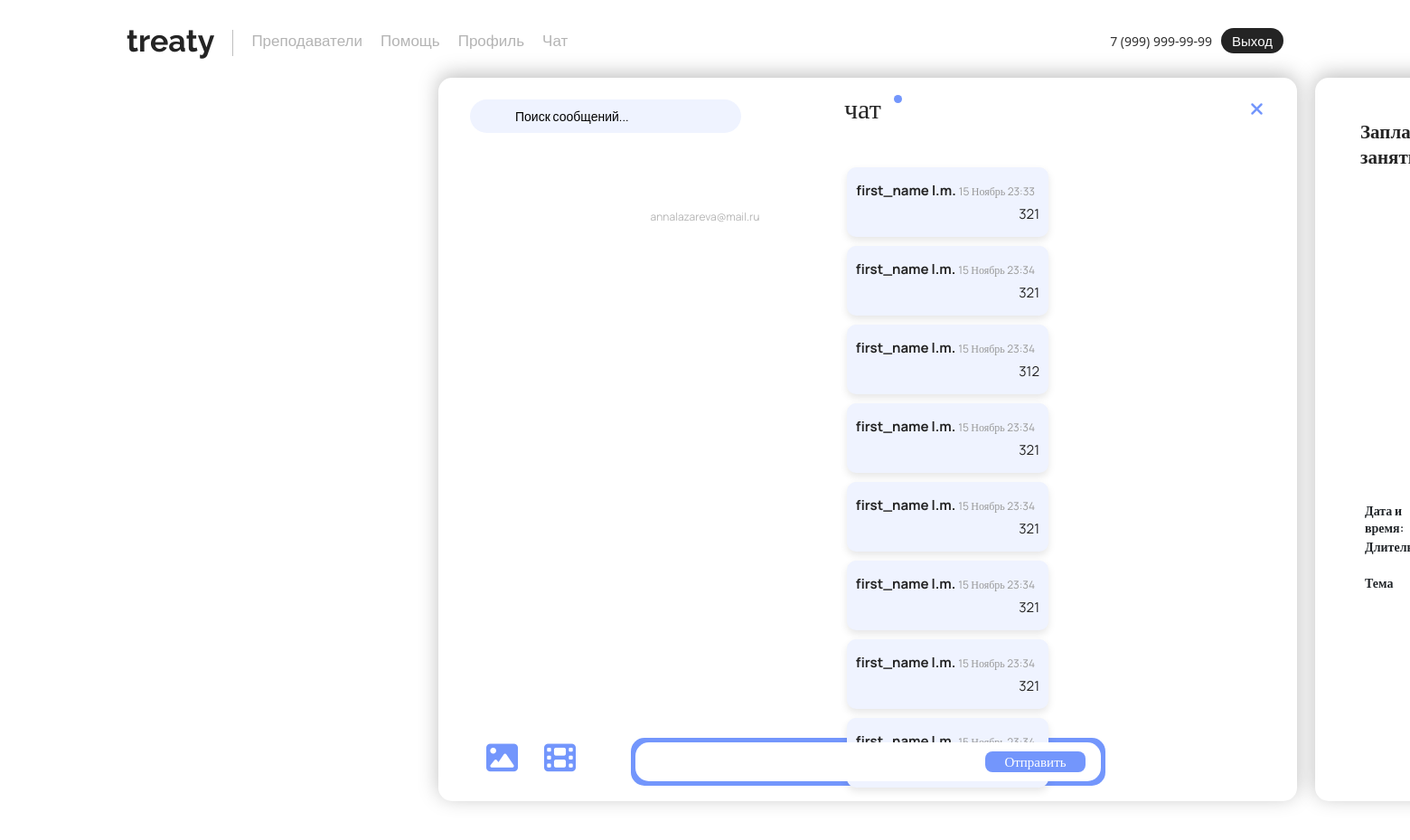
/chats/chat/14/ (signed in), run on the app's committed database.
### main/models.py (models this page shows, shortened)
class CustomUser(AbstractUser):
    username = None
    email = models.EmailField(unique=True)
    birthday = models.DateField(null=True, blank=True)
    phone = models.CharField(max_length=15, blank=True)
    contact = models.CharField(max_length=50, blank=True)
    last_name = models.CharField(max_length=150, blank=False)  # Фамилия
    first_name = models.CharField(max_length=150, blank=False)  # Имя
    middle_name = models.CharField(max_length=150, blank=False)  # Отчество
    avatar = models.ImageField(upload_to='avatars/', null=True, blank=True)
    is_active = models.BooleanField(default=True)
    is_staff = models.BooleanField(default=False)
    is_superuser = models.BooleanField(default=False)
    date_joined = models.DateTimeField(default=timezone.now)
    USERNAME_FIELD = 'email'
    REQUIRED_FIELDS = []
    objects = CustomUserManager()
    def get_display_name(self):
        return f"{self.first_name} {self.last_name[0]}.{self.middle_name[0]}."

### chat/models.py (models this page shows, shortened)
class Message(models.Model):
    sender = models.ForeignKey(CustomUser, on_delete=models.CASCADE, related_name="sent_messages")
    receiver = models.ForeignKey(CustomUser, on_delete=models.CASCADE, related_name="received_messages")
    content = models.TextField()
    timestamp = models.DateTimeField(auto_now_add=True)
    image = models.ImageField(upload_to="message_images/", null=True, blank=True)
    video = models.FileField(upload_to="message_videos/", null=True, blank=True)

### chat/views.py (the view, shortened to what this page needs)
# urls.py: path('', views.chat_view, name='chats'),
@login_required
def chat_view(request, receiver_id):
    try:
        receiver = CustomUser.objects.get(id=receiver_id)
    except CustomUser.DoesNotExist:
        return redirect("chat_list_view")
    messages = Message.objects.filter(
        (Q(sender=request.user) & Q(receiver=receiver) & ~Q(content__icontains="Для Вас назначено новое занятие!")) |
        (Q(sender=receiver) & Q(receiver=request.user))
    ).order_by("timestamp")
    lessons = Lesson.objects.filter(
        Q(teacher=request.user, student=receiver) |
        Q(teacher=receiver, student=request.user)
    ).order_by("date_time")
    lessons_count = lessons.count()
    start_lesson_button = None
    end_lesson_button = None
    for lesson in lessons:
        if lesson.status == 'scheduled' and lesson.teacher == request.user:
            start_lesson_button = lesson  # Преподаватель может начать занятие
        elif lesson.status == 'in_progress' and lesson.teacher == request.user:
            end_lesson_button = lesson  # Преподаватель может завершить занятие
    confirm_lesson_id = request.GET.get("confirm_lesson")
    decline_lesson_id = request.GET.get("decline_lesson")
    return render(request, "main/chat_detail.html", {
        "messages": messages,
        "receiver": receiver,
        "lessons": lessons,  # Передаем список всех занятий
        "lessons_count": lessons_count,  # Передаем количество занятий
        "start_lesson_button": start_lesson_button,
        "end_lesson_button": end_lesson_button
    })

### chat/templates/main/chat_detail.html (shortened to what this page needs)
{% extends 'main/layout.html' %}
{% load static %}
{% block style %}
<link rel="stylesheet" href="{% static 'main/css/chat.css' %}">
{% endblock %}
{% block content %}
<div><input type="text" id="searchInput" placeholder="Поиск сообщений..." class="searchM2" onkeyup="filterSearch()">
</div>
<div class="yourchatstext2">чат</div>
<div class="krujok2"></div>
<h2 class="username">{{ receiver.email }}</h2>
<a href="/chats/" class="close-chat-icon">
    <i class="fa fa-times" style="color: #7396FC; font-size: 20px;"></i>
</a>
<div id="chat-box">
    {% for message in messages %}
    <div class="message {% if message.sender == user %}sent{% else %}received{% endif %}">
        <p>
            <strong class="username2">{{ message.sender.get_display_name }}</strong>
            <small>{{ message.timestamp|date:"j F H:i" }}</small>
        </p>
        <p class="message-content">
            {{ message.content|safe }}
        </p>
    </div>
    {% empty %}
    <p>Сообщений пока нет. Начните переписку!</p>
    {% endfor %}
</div>
{% if user.is_staff %}
<div class="lessons-list">
    <div class="plantext">Запланированные занятия</div>
    <div class="backgroundlesson"></div>
</div>
{% if not lesson %}
<form method="post" action="{% url 'chat_view' receiver.id %}">
    <div class="datetime" for="date_time">Дата и время:</div>
    <input class="datetimeinput" type="datetime-local" name="date_time" required><br>
    <div class="dlit" for="duration">Длительность</div>
    <input class="dlitinput" type="time" name="duration" required><br>
    <div class="topic" for="topic">Тема</div>
    <input class="topicinput" type="text" name="topic" required><br>
</form>
{% endif %}
{% endif %}
<form method="post" enctype="multipart/form-data">
    <button type="submit" class="startchat2">Отправить</button>
    <div class="message-textarea">
        <input name="content" required>
    </div>
    <div>
        <label for="image-input" style="cursor: pointer; position: absolute; top: 821px; left: 538px;">
            <i class="fa fa-image" style="color: #7396FC; font-size: 35px;"></i>
        </label>
        <label for="video-input" style="cursor: pointer; position: absolute; top: 821px; left: 602px;">
            <i class="fa fa-film" style="color: #7396FC; font-size: 35px;"></i>
        </label>
    </div>
</form>
{% endblock %}

### main/static/main/css/main.css (style rules this page uses)
body { overflow-x: hidden; min-height: 100%; position: relative; opacity: 0; padding-bottom: 100px; }
body.theme-loaded { opacity: 1; }

### main/static/main/css/reglog.css (style rules this page uses)
body { background-color: #ffffff !important; overflow-x: hidden; }

### main/static/main/css/chat.css (style rules this page uses)
.yourchatstext2 { width: 147.0px; height: 41.0px; color: #242424; font-family: Manrope; font-size: 30px; font-style: normal; font-weight: 400; line-height: normal; position: absolute; top: 99px; left: 934px; z-index: 15; }
.krujok2 { width: 9.0px; height: 9.0px; flex-shrink: 0; background-color: #7396FC; border-radius: 100px; position: absolute; top: 105px; left: 989px; z-index: 5; }
.startchat2 { width: 111.0px; height: 23.0px; border-radius: 8px; flex-shrink: 0; background: #7396FC; position: absolute; top: 831px; left: 1090px; color: #FFF; font-family: Manrope; font-size: 15px; font-style: normal; font-weight: 400; line-height: normal; display: flex; justify-content: center; align-items: center; z-index: 6; border: none; outline: none; cursor: pointer; }
a { text-decoration: none; color: inherit; }
.username { position: absolute; top: 50%; left: 50%; transform: translate(-50%, -1850%); color: #B5B5B5; font-family: Manrope; font-size: 12px; font-style: normal; font-weight: 400; line-height: normal; z-index: 5; }
#chat-box { display: flex; flex-direction: column; gap: 10px; padding: 20px; max-width: 800px; margin: auto; border-radius: 15px; max-height: 70vh; overflow-y: auto; margin-top: 70px; position: relative; }
#chat-box::after { content: ""; display: block; height: 100%; flex-shrink: 0; }
.message { padding: 10px; border-radius: 10px; max-width: 60%; box-shadow: 0px 4px 8px rgba(0, 0, 0, 0.1); word-wrap: break-word; background-color: #EFF3FF; }
.message.sent { align-self: flex-end; text-align: right; z-index: 5; max-width: 60%; word-wrap: break-word; background-color: #EFF3FF; color: #242424; font-family: Manrope; font-size: 15px; font-style: normal; font-weight: 400; line-height: normal; }
.message p { margin: 5px 0; z-index: 5; }
.message.sent p small { font-size: 12px; color: #999; margin-right: 5px; }
.message-textarea { width: 515px; height: 43px; border-radius: 15px; background: #FFF; position: absolute; top: 821px; left: 703px; display: flex; align-items: center; overflow: hidden; z-index: 5; resize: none; border: none; outline: none; }
.message-textarea input { width: 100%; height: 100%; border: 0px solid transparent; padding: 10px; font-size: 16px; outline: none; position: absolute; z-index: 1; background-color: transparent; transition: box-shadow 0.3s ease; z-index: 5; white-space: pre-wrap; word-wrap: break-word; overflow-wrap: break-word; overflow: hidden; }
.searchM2 { position: absolute; width: 300px; height: 37px; border: none; background-color: #EFF3FF; left: 520px; border-radius: 20px; top: 110px; font-size: 14px; font-family: 'Manrope', sans-serif; color: black; padding-right: 20px; padding-left: 50px; z-index: 500; }
.searchM2::placeholder { position: absolute; color: black; margin-left: 0px; opacity: 1; transition: opacity 0.3s ease; }
.close-chat-icon { position: absolute; top: 111px; left: 1383px; cursor: pointer; z-index: 1000; }
.backgroundlesson { position: absolute; width: 380px; height: 800px; top: 86px; left: 1455px; background-color: #ffffff; border-radius: 15px; box-shadow: 0px -4px 22px #00000040; transition: background-color 0.4s ease, box-shadow 0.4s ease; z-index: -100; }
.plantext { color: #242424; font-family: Manrope; font-size: 21px; font-style: normal; font-weight: 600; line-height: normal; padding: 5px 20px; position: absolute; top: 126px; left: 1485px; z-index: 2; }
.datetime { position: absolute; left: 1510px; top: 555px; font-family: Manrope; font-size: 14px; font-style: normal; font-weight: 600; line-height: normal; }
.dlit { position: absolute; left: 1510px; top: 595px; font-family: Manrope; font-size: 14px; font-style: normal; font-weight: 600; line-height: normal; }
.topic { position: absolute; left: 1510px; top: 635px; font-family: Manrope; font-size: 14px; font-style: normal; font-weight: 600; line-height: normal; }

### data on the page
CustomUser: email "annalazareva@mail.ru"
Message: sender.get_display_name "first_name l.m.", timestamp "15 Ноябрь 23:33", content "321"
Message: sender.get_display_name "first_name l.m.", timestamp "15 Ноябрь 23:34", content "321"
Message: sender.get_display_name "first_name l.m.", timestamp "15 Ноябрь 23:34", content "312"
Message: sender.get_display_name "first_name l.m.", timestamp "15 Ноябрь 23:34", content "321"
Message: sender.get_display_name "first_name l.m.", timestamp "15 Ноябрь 23:34", content "321"
Message: sender.get_display_name "first_name l.m.", timestamp "15 Ноябрь 23:34", content "321"
Message: sender.get_display_name "first_name l.m.", timestamp "15 Ноябрь 23:34", content "321"
Message: sender.get_display_name "first_name l.m."
